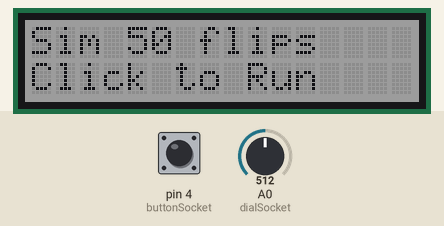
This sketch was run on a simulated Arduino Uno, built with avr-gcc and run on an emulated ATmega328P. Shown: 16×2 character LCD. The inputs (shaded band) are chosen by the test bench; at power-on: pin 4 (buttonSocket) LOW, A0 (dialSocket) = 512. Random numbers use the default seed unless the sketch sets one.

Above: at 1.2 s.
1.3 s: pin 4 (buttonSocket) pulled HIGH for 0.15 s
At 1.43 s:
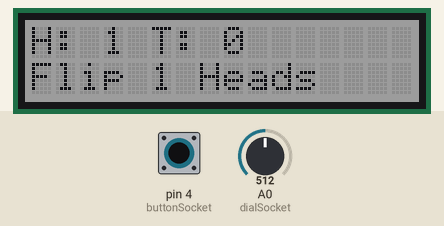
At 13.8 s:
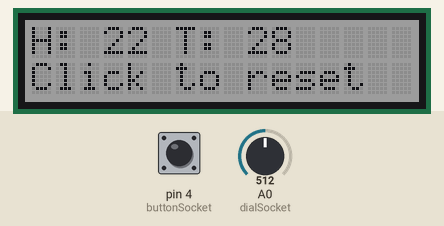
Timing chart, 0 to 14.1 s (numbered marks = the images above; inputs shaded):
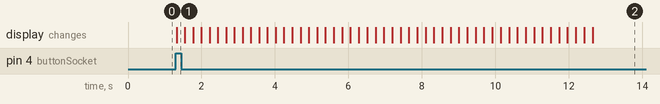

Measured:
- after the input at 1.3 s, the display: changes at once (image 1)

The sketch:

L_09_C_05.ino
```cpp
#include <Wire.h>
#include "rgb_lcd.h"
const int buttonSocket = 4;
const int dialSocket = A0;

rgb_lcd lcd;
const int colorR = 128;
const int colorG = 128;
const int colorB = 128;

int flip;
int dialReading = -1;
int compReading = 0;
int flipCount = 1;
int headsCount = 0;
int tailsCount = 0;

void setup() {
  // put your setup code here, to run once:
  pinMode(buttonSocket, INPUT);
  pinMode(dialSocket, INPUT);
  lcd.begin(16, 2);
  lcd.setRGB(colorR, colorG, colorB);
  randomSeed(analogRead(A3));
  lcd.setCursor(0,1);
  lcd.print("Click to Flip");
}

void loop() {
  // put your main code here, to run repeatedly:
  while(not digitalRead(buttonSocket)){
    compReading = 1+analogRead(dialSocket)/10.3;
    if(compReading != dialReading){
      dialReading = 1+analogRead(dialSocket)/10.3;
      lcd.clear();
      lcd.setCursor(0, 0);
      lcd.print("Sim " + String(dialReading) + " flips");
      lcd.setCursor(0, 1);
      lcd.print("Click to Run");
    }
  }
  for(int x = dialReading; x > 0; x--){
    flip = random(0, 2);
    lcd.clear();
    lcd.setCursor(0, 1);
    if(flip == 0){
      lcd.print("Flip " + String(flipCount) +  " Heads");
      headsCount++;
    }
    else{
      lcd.print("Flip " + String(flipCount) +  " Tails");
      tailsCount++;
    }
    flipCount++;
    lcd.setCursor(0, 0);
    lcd.print("H: " + String(headsCount) + " T: " + String(tailsCount));
    delay(200);
  }
  lcd.clear();
  lcd.setCursor(0, 0);
  lcd.print("H: " + String(headsCount) + " T: " + String(tailsCount));
  lcd.setCursor(0, 1);
  lcd.print("Click to reset");
  while(not digitalRead(buttonSocket)){
    delay(50);
  }
  while(digitalRead(buttonSocket)){
    delay(50);
  }
  dialReading = -1;
  flipCount = 1;
  headsCount = 0;
  tailsCount = 0;
}
```
